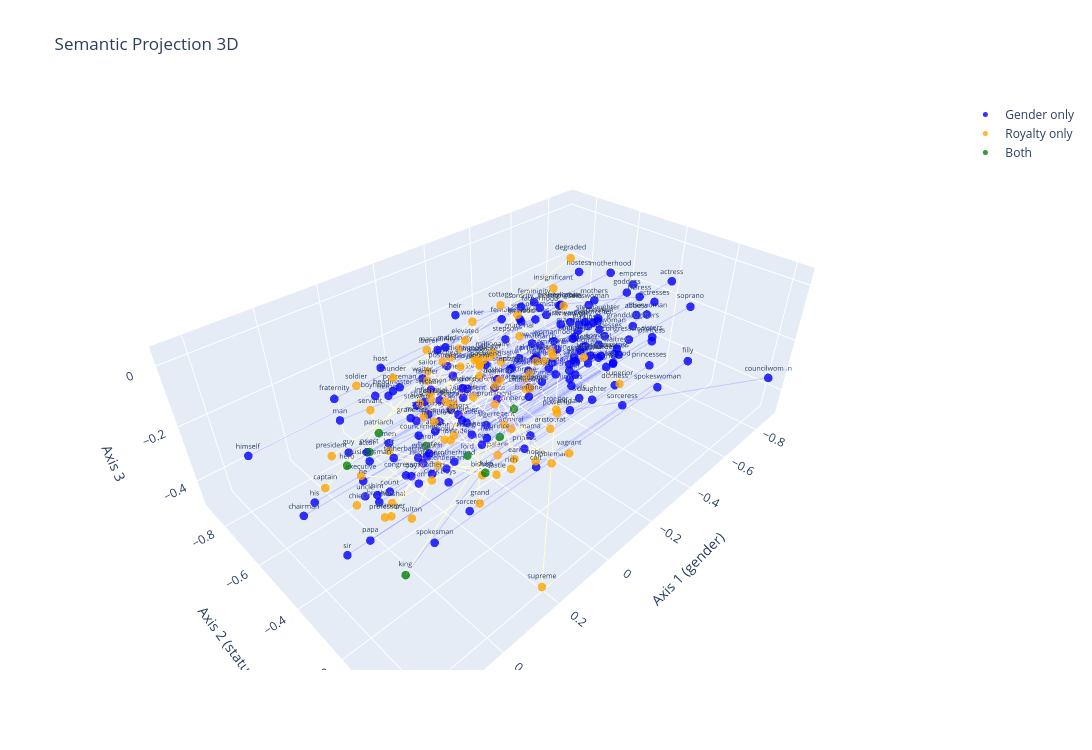
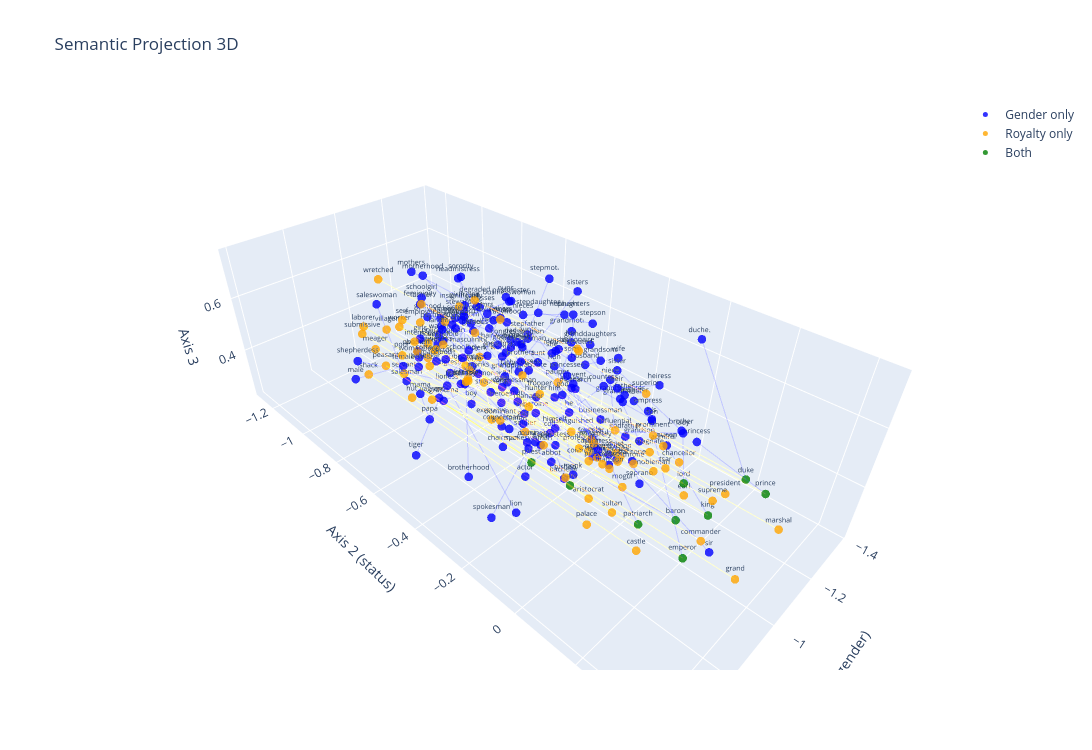

Write notebook code for charts like these, in order.
### Code cell
for axis_name, condition in [('gender', [1,0,0]), ('status', [0,1,0])]:
    visualize_3d_projection(
        gender_pairs=gender_clean, royalty_pairs=royalty_clean,
        embeddings=embeddings, projector=model,
        condition=condition,
        output_html=f'../results/film_gamma_beta/film_gamma_beta_{axis_name}_3d.html',
    )
